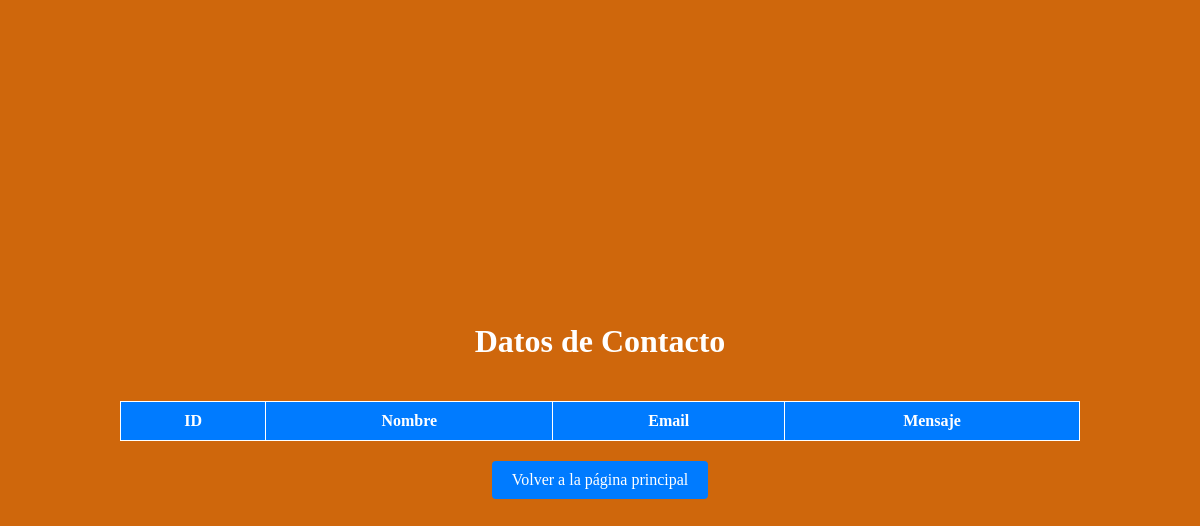
Before: /mostrar_datos with the older database file.
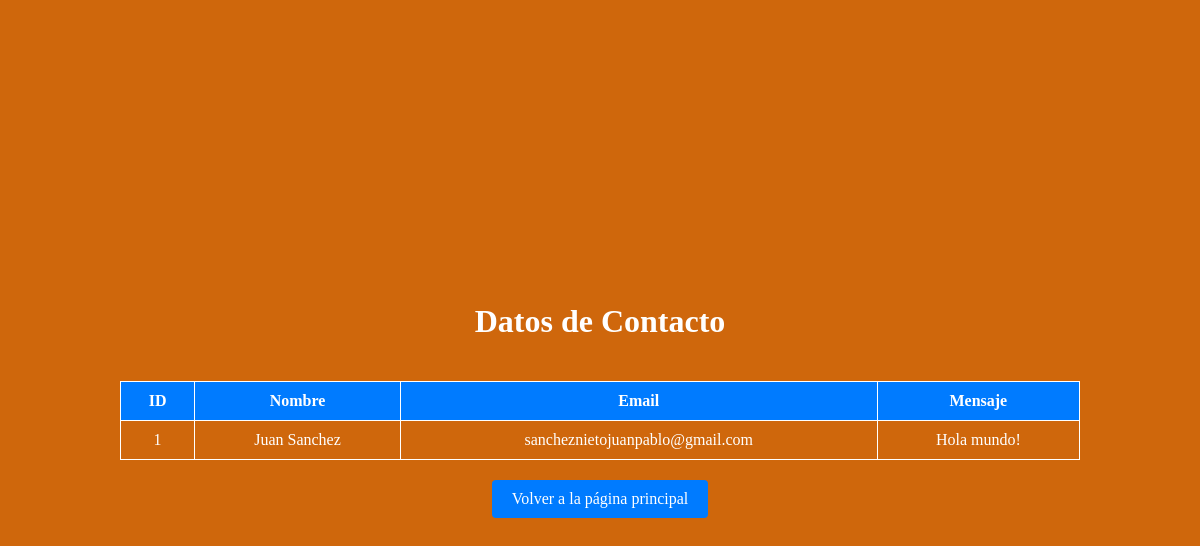
After: the same page with the newer database file.
### tables this page shows
CREATE TABLE contactos (
        id INTEGER PRIMARY KEY AUTOINCREMENT,
        nombre TEXT NOT NULL,
        email TEXT NOT NULL,
        mensaje TEXT NOT NULL
    );

### proyecto_formulario/Formulario de contacto ULS.py (the view)
    @app.route('/mostrar_datos') # Ruta para mostrar los datos almacenados
    def mostrar_datos():
        conn = sqlite3.connect('database.db')
        cursor = conn.cursor()
        cursor.execute('SELECT * FROM contactos') # Consulta para obtener todos los contactos
        contactos = cursor.fetchall()
        conn.close()
        return render_template('mostrar_datos.html', contactos=contactos)

### proyecto_formulario/templates/mostrar_datos.html (shortened to what this page needs)
<!DOCTYPE html>
<html lang="es">
<head>
</head>
<body>
    <h1>Datos de Contacto</h1>
    <table>
        <tr>
            <th>ID</th>
            <th>Nombre</th>
            <th>Email</th>
            <th>Mensaje</th>
        </tr>
        {% for contacto in contactos %}
        <tr>
            <td>{{ contacto[0] }}</td>
            <td>{{ contacto[1] }}</td>
            <td>{{ contacto[2] }}</td>
            <td>{{ contacto[3] }}</td>
        </tr>
        {% endfor %}
    </table>
    <a href="/">Volver a la página principal</a>
</body>
</html>

### proyecto_formulario/templates/mostrar_datos.html (style rules this page uses)
body { display: flex; flex-direction: column; justify-content: center; align-items: center; min-height: 100vh; margin: 0; background-color: rgb(207, 103, 12); color: white; }
table { width: 80%; border-collapse: collapse; margin-top: 20px; }
th, td { border: 1px solid #ffffff; padding: 10px; text-align: center; }
th { background-color: #007BFF; }
a { margin-top: 20px; color: white; text-decoration: none; padding: 10px 20px; background-color: #007BFF; border-radius: 4px; display: inline-block; transition: background-color 0.3s; }

Changed rows visible on the page:
added contactos: id "1", nombre "Juan Sanchez", email "sancheznietojuanpablo@gmail.com", mensaje "Hola mundo!"
